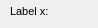
      <widget class="QWidget" name="page_8">
       <property name="geometry">
        <rect>
         <x>0</x>
         <y>0</y>
         <width>98</width>
         <height>28</height>
        </rect>
       </property>
       <attribute name="label">
        <string>Feature graphic design</string>
       </attribute>
       <widget class="QLabel" name="label_label_y">
        <property name="geometry">
         <rect>
          <x>10</x>
          <y>25</y>
          <width>90</width>
          <height>22</height>
         </rect>
        </property>
        <property name="font">
         <font>
          <pointsize>8</pointsize>
         </font>
        </property>
        <property name="frameShape">
         <enum>QFrame::NoFrame</enum>
        </property>
        <property name="frameShadow">
         <enum>QFrame::Plain</enum>
        </property>
        <property name="text">
         <string>Label y:</string>
        </property>
        <property name="textFormat">
         <enum>Qt::AutoText</enum>
        </property>
        <property name="scaledContents">
         <bool>false</bool>
        </property>
        <property name="alignment">
         <set>Qt::AlignLeading|Qt::AlignLeft|Qt::AlignVCenter</set>
        </property>
        <property name="margin">
         <number>3</number>
        </property>
       </widget>
       <widget class="QLineEdit" name="label_y">
        <property name="geometry">
         <rect>
          <x>110</x>
          <y>25</y>
          <width>160</width>
          <height>18</height>
         </rect>
        </property>
        <property name="text">
         <string/>
        </property>
       </widget>
       <widget class="QLabel" name="label_label_rotation">
        <property name="geometry">
         <rect>
          <x>10</x>
          <y>50</y>
          <width>103</width>
          <height>22</height>
         </rect>
        </property>
        <property name="font">
         <font>
          <pointsize>8</pointsize>
         </font>
        </property>
        <property name="frameShape">
         <enum>QFrame::NoFrame</enum>
        </property>
        <property name="frameShadow">
         <enum>QFrame::Plain</enum>
        </property>
        <property name="text">
         <string>Label rotation:</string>
        </property>
        <property name="textFormat">
         <enum>Qt::AutoText</enum>
        </property>
        <property name="scaledContents">
         <bool>false</bool>
        </property>
        <property name="alignment">
         <set>Qt::AlignLeading|Qt::AlignLeft|Qt::AlignVCenter</set>
        </property>
        <property name="margin">
         <number>3</number>
        </property>
       </widget>
       <widget class="QLineEdit" name="label_rotation">
        <property name="geometry">
         <rect>
          <x>110</x>
          <y>50</y>
          <width>160</width>
          <height>18</height>
         </rect>
        </property>
        <property name="text">
         <string/>
        </property>
       </widget>
       <widget class="QLabel" name="label_label_x">
        <property name="geometry">
         <rect>
          <x>10</x>
          <y>0</y>
          <width>90</width>
          <height>22</height>
         </rect>
        </property>
        <property name="font">
         <font>
          <pointsize>8</pointsize>
         </font>
        </property>
        <property name="frameShape">
         <enum>QFrame::NoFrame</enum>
        </property>
        <property name="frameShadow">
         <enum>QFrame::Plain</enum>
        </property>
        <property name="text">
         <string>Label x:</string>
        </property>
        <property name="textFormat">
         <enum>Qt::AutoText</enum>
        </property>
        <property name="scaledContents">
         <bool>false</bool>
        </property>
        <property name="alignment">
         <set>Qt::AlignLeading|Qt::AlignLeft|Qt::AlignVCenter</set>
        </property>
        <property name="margin">
         <number>3</number>
        </property>
       </widget>
       <widget class="QLineEdit" name="label_x">
        <property name="geometry">
         <rect>
          <x>110</x>
          <y>0</y>
          <width>160</width>
          <height>18</height>
         </rect>
        </property>
        <property name="text">
         <string/>
        </property>
       </widget>
       <widget class="QLabel" name="label_symbol_rotation">
        <property name="geometry">
         <rect>
          <x>300</x>
          <y>25</y>
          <width>90</width>
          <height>22</height>
         </rect>
        </property>
        <property name="font">
         <font>
          <pointsize>8</pointsize>
         </font>
        </property>
        <property name="frameShape">
         <enum>QFrame::NoFrame</enum>
        </property>
        <property name="frameShadow">
         <enum>QFrame::Plain</enum>
        </property>
        <property name="text">
         <string>Svg rotation:</string>
        </property>
        <property name="textFormat">
         <enum>Qt::AutoText</enum>
        </property>
        <property name="scaledContents">
         <bool>false</bool>
        </property>
        <property name="alignment">
         <set>Qt::AlignLeading|Qt::AlignLeft|Qt::AlignVCenter</set>
        </property>
        <property name="margin">
         <number>3</number>
        </property>
       </widget>
       <widget class="QLineEdit" name="rotation">
        <property name="geometry">
         <rect>
          <x>400</x>
          <y>25</y>
          <width>160</width>
          <height>18</height>
         </rect>
        </property>
        <property name="text">
         <string/>
        </property>
       </widget>
       <widget class="QLabel" name="label_svg">
        <property name="geometry">
         <rect>
          <x>300</x>
          <y>0</y>
          <width>90</width>
          <height>22</height>
         </rect>
        </property>
        <property name="font">
         <font>
          <pointsize>8</pointsize>
         </font>
        </property>
        <property name="frameShape">
         <enum>QFrame::NoFrame</enum>
        </property>
        <property name="frameShadow">
         <enum>QFrame::Plain</enum>
        </property>
        <property name="text">
         <string>Svg catalog:</string>
        </property>
        <property name="textFormat">
         <enum>Qt::AutoText</enum>
        </property>
        <property name="scaledContents">
         <bool>false</bool>
        </property>
        <property name="alignment">
         <set>Qt::AlignLeading|Qt::AlignLeft|Qt::AlignVCenter</set>
        </property>
        <property name="margin">
         <number>3</number>
        </property>
       </widget>
       <widget class="QLineEdit" name="svg">
        <property name="geometry">
         <rect>
          <x>400</x>
          <y>0</y>
          <width>160</width>
          <height>18</height>
         </rect>
        </property>
        <property name="text">
         <string/>
        </property>
       </widget>
      </widget>
